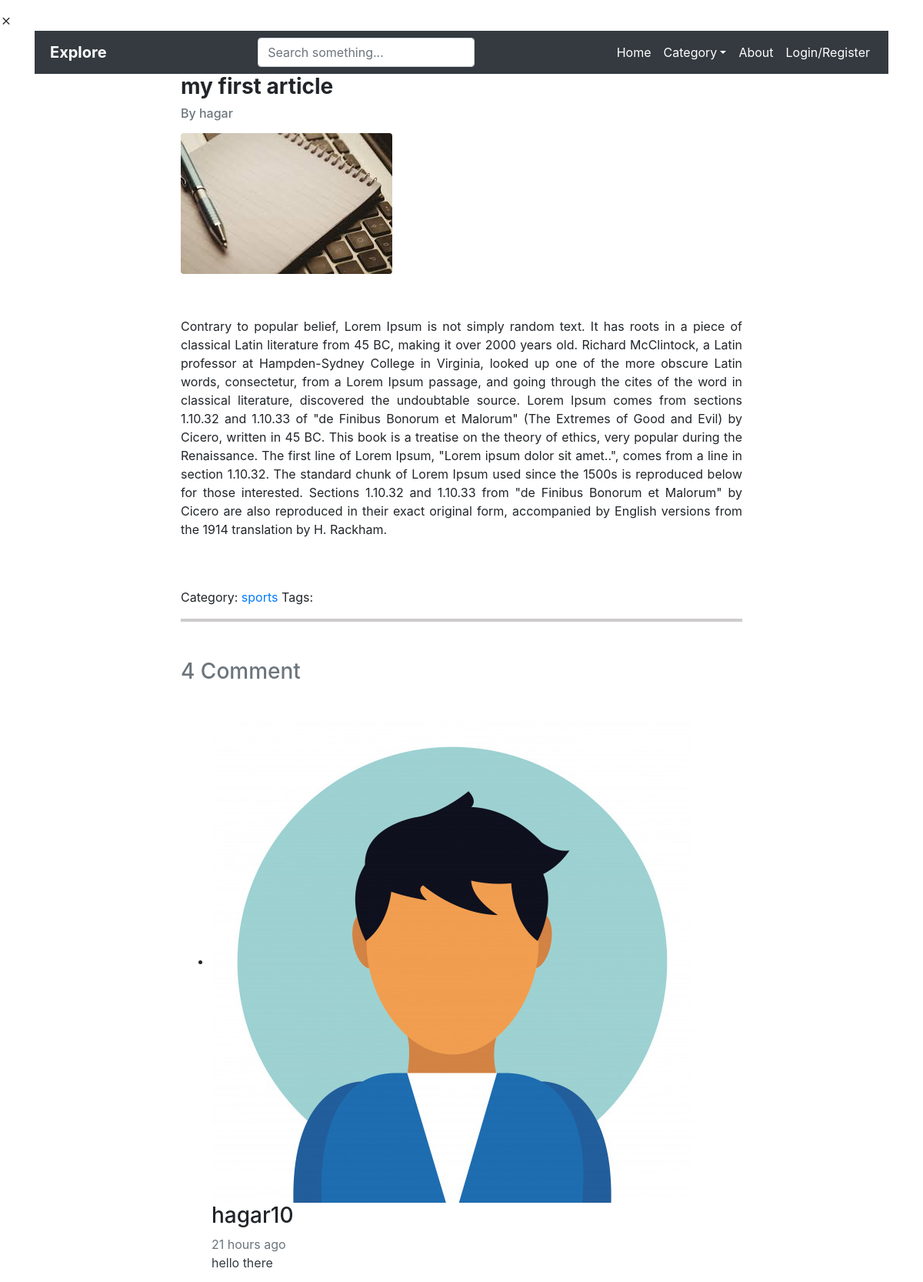
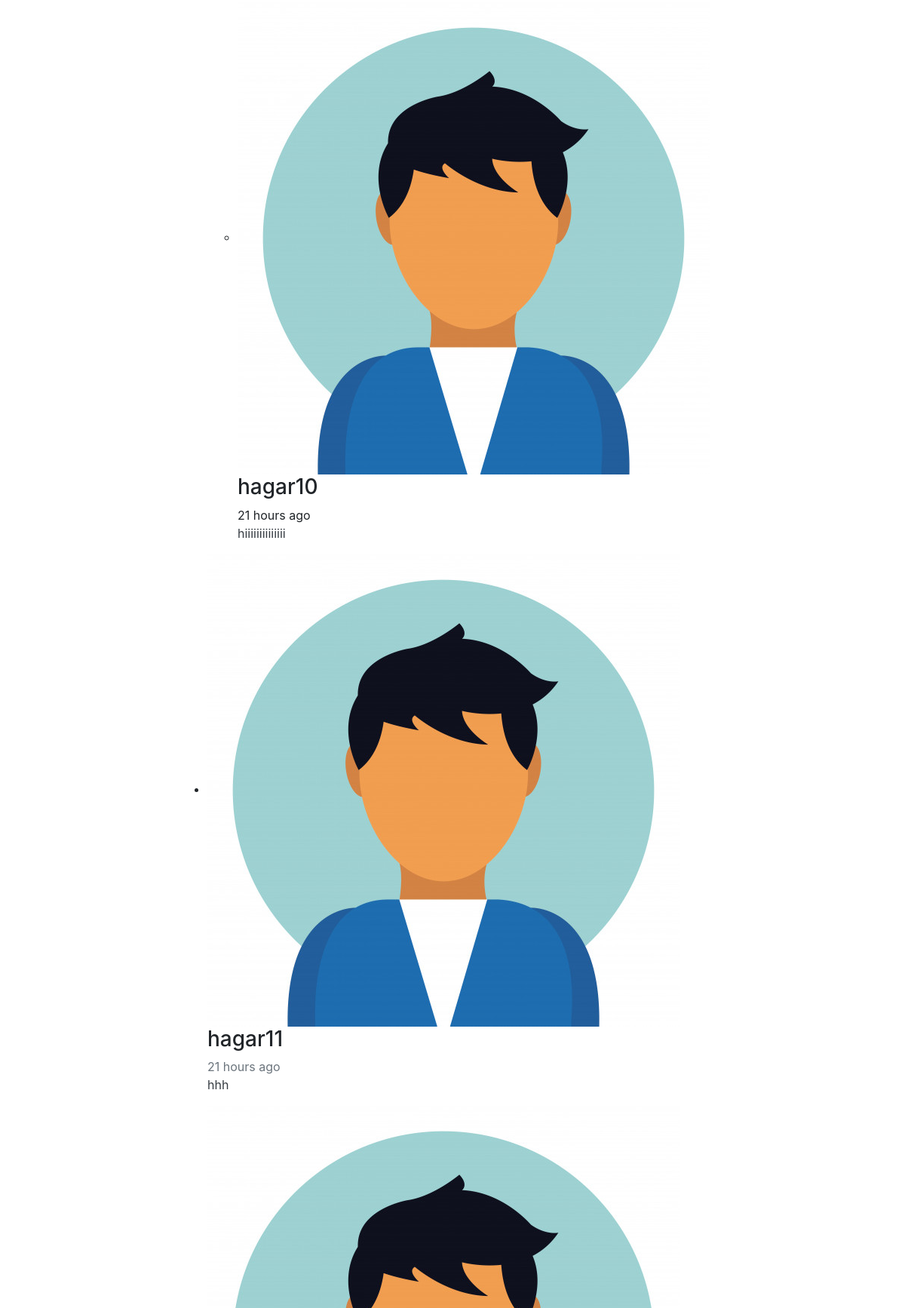
Page /posts/2/ (upper part) on the committed database (2 pictures, top to bottom).
### Posts/models.py (models this page shows, shortened)
class Post(models.Model):
	title = models.CharField(max_length=100)
	body = models.TextField()
	date = models.DateTimeField(auto_now_add=True)
	cat_name =models.ForeignKey(Category, on_delete=models.DO_NOTHING)
	author = models.ForeignKey(User, on_delete=models.CASCADE, default=None)
	thumbnail = models.ImageField(default='default.png', blank=True)
	tag_name = models.ManyToManyField(Tags,db_table="PostTags" )

class Category(models.Model):
	name = models.CharField(max_length=20)
	def __str__(self):
		return self.name

class Comments(models.Model):
	post_name = models.ForeignKey(Post, on_delete=models.CASCADE)
	user_name = models.ForeignKey(User, on_delete=models.CASCADE, default=None)
	content = models.CharField(max_length=200)
	date=models.DateTimeField(auto_now_add=True)

class Reply(models.Model):
	user_name = models.ForeignKey(User, on_delete=models.CASCADE, default=None)
	comment_name = models.ForeignKey(Comments,on_delete=models.CASCADE)
	content = models.CharField(max_length=200)
	date=models.DateTimeField(auto_now_add=True)

### Posts/views.py (the view)
# urls.py: url(r'^(?P<postid>[\w]+)/$', views.displayPost),
def displayPost(request,postid):#osama will rewrite this function to be simple
	post = Post.objects.get(id=postid)
	cats = Category.objects.all()
	comments = Comments.objects.filter(post_name_id=postid)
	cats = Category.objects.all()
	data = []
	for comment in comments :
		try:
			rels=[]
			reply = Reply.objects.filter(comment_name_id=comment.id)
			for r in reply :
				rels.append(r)
			dic = {'comm':comment , 'rep':rels[:]}
		except Exception as e:
			dic={'comm':comment }
		finally:
			data.append(dic)
	context={'post':post,'data':data,'cats':cats}
	return render(request, 'posts/single.html',context)

### Posts/templates/posts/single.html (shortened to what this page needs)
{% extends "./base.html" %}
{% load static %}
{% load humanize %}
{% block content %}
<section class="site-section py-lg">
    <div class="container">
        <div class="row blog-entries element-animate">
            <div class="col-lg-2"></div>
            <div class="col-md-12 col-lg-8 main-content">
                <h3><strong>{{post.title}}</strong></h3>
                <h6><a href="/posts/showuser/{{post.author_id}}" class="text-secondary"> By {{post.author}}</a></h6>
                <div class="post-content-body">
                    <div class="row mb-5 mt-3">
                        <div class="col-md-12 mb-2">
                            {% if post.thumbnail.url != "/media/default.png" %}
                            <img src="{{post.thumbnail.url}}" alt="Image placeholder" class="img-fluid rounded">
                            {% endif %}
                        </div>
                    </div>
                    <p class="text-justify">{{post.body}} </p>
                </div>
                <div class="pt-5">
                    <p>Category:  <a href="/posts/listcat/{{post.cat_name_id}}">{{post.cat_name}}</a>
                      Tags:
                    </p>
                </div>
                <div style="border: 2px solid #cecbcb;">
              </div>
                <div class="pt-5">
                    <h3 class="mb-5 text-secondary">{{data|length}} Comment</h3>
                    <ul class="comment-list">
                        {% for d in data %}
                        <li class="comment">
                            <div class="vcard">
                                <img src="{% static 'publicStatic/images/avatar.jpg' %}" alt="Image placeholder">
                            </div>
                            <div class="comment-body">
                                <h3>{{d.comm.user_name}}</h3>
                                <div class="meta text-secondary ">{{d.comm.date|naturaltime}}</div>
                                <p class="text-dark">{{d.comm.content}}</p>
                            {% if d.rep %}
                            <ul class="children">
                                {%for r in d.rep%}
                                <li class="comment">
                                    <div class="vcard">
                                        <img src="{% static 'publicStatic/images/avatar.jpg' %}" alt="Image placeholder">
                                    </div>
                                    <div class="comment-body">
                                        <h3>{{r.user_name}}</h3>
                                        <div class="meta">{{r.date|naturaltime}}</div>
                                        <p class="text-dark">{{r.content}}</p>
                                    </div>
                                </li>
                                {%endfor%}
                            </ul>
                            {% endif %}
                        </li>
                        {% endfor%}
                    </ul>
                </div>
            </div>
        </div>
    </div>
</section>
{% endblock %}

### Posts/templates/posts/base.html (style rules this page uses)
.post-content-body { position: relative; }
.comment-body { position: relative; }

### rows in the picture
Post: title "my first article", author "hagar", thumbnail (picture), body "Contrary to popular belief, Lorem Ipsum is not simply random text. It has roots in a piece of classical Latin literature from 45 BC, making it over 2000 years old. Richard McClintock, a Latin professor at Hampden-Sydney College in Virginia, looked up one of the more obscure Latin words, consectetur, from a Lorem Ipsum passage, and going through the cites of the word in classical literature, discovered the undoubtable source. Lorem Ipsum comes from sections 1.10.32 and 1.10.33 of \"de Finibus Bonorum et Malorum\" (The Extremes of Good and Evil) by Cicero, written in 45 BC. This book is a treatise on the theory of ethics, very popular during the Renaissance. The first line of Lorem Ipsum,…", cat_name "sports"
Comments: comm.user_name "hagar10", comm "21 hours ago", comm.content "hello there"
Reply: user_name "hagar10", date "21 hours ago", content "hiiiiiiiiiiiiii"
Comments: comm.user_name "hagar11", comm "21 hours ago", comm.content "hhh"

### other values in the picture
{{ data|length }} "4"
